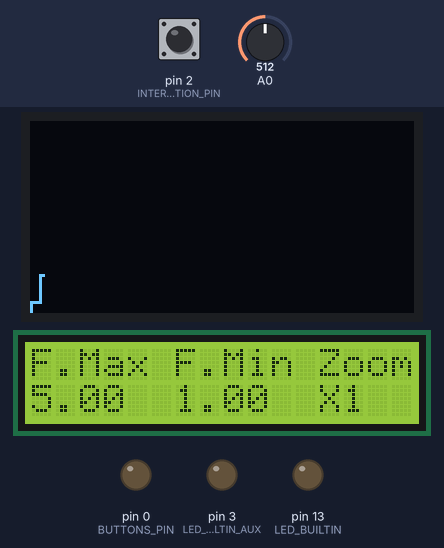
The sketch below on a simulated Arduino Uno, built with avr-gcc and run on an emulated ATmega328P. Parts: 128×64 one-colour display, 16×2 character LCD, output pins drawn as LEDs (lit = HIGH). Dashed ring = blinking. Inputs (shaded band) come from the test bench; at power-on: pin 2 (INTERRUPTION_PIN) HIGH, A0 = 512.

Above: at 1.39 s.
1.4 s: pin 2 (INTERRUPTION_PIN) pulled LOW for 0.15 s
At 1.52 s:
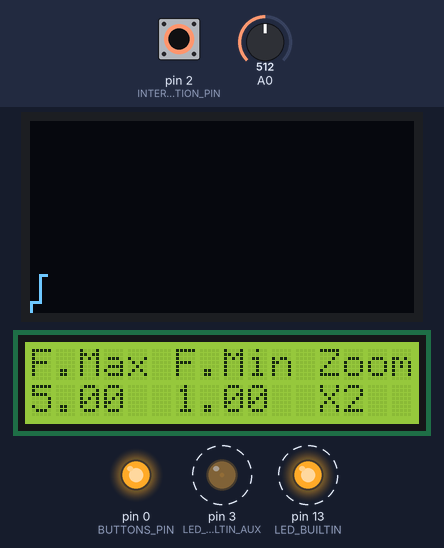
2.1 s: pin 2 (INTERRUPTION_PIN) pulled LOW for 1 s
At 2.83 s:
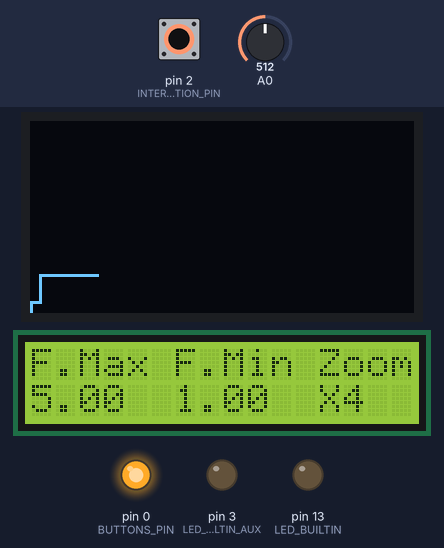
Timing chart, 0 to 9.7 s (numbered marks = the images above; inputs shaded):
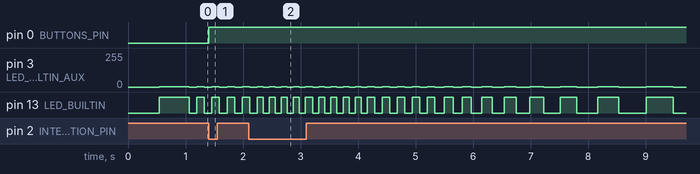

The sketch:

blink.ino
```cpp
#include <Wire.h>
#include <Adafruit_GFX.h>
#include <Adafruit_SSD1306.h>
#include <LiquidCrystal.h>

#define SCREEN_WIDTH 128
#define SCREEN_HEIGHT 64
LiquidCrystal lcd(8, 9, 4, 5, 6, 7);
Adafruit_SSD1306 oled(SCREEN_WIDTH, SCREEN_HEIGHT, &Wire, -1);

#define START_X 0
#define X_INC 0.1f
#define COLOR WHITE
#define PADDING 1

#define LED_BUILTIN_AUX 3
#define BUTTONS_PIN 0
#define INTERRUPTION_PIN 2

#define INTENSITY 1

#define WAVE_PERIOD 12000.f

#define ZOOM_FACTOR 10.0f
#define MAX_ZOOM 9
#define MIN_ZOOM 1

#define MAX_FREQUENCY_LOWER 1.0f
#define MAX_FREQUENCY_UPPER 20.0f
#define MIN_FREQUENCY_LOWER 0.5f
#define FREQUENCY_FACTOR 0.5f

#define LCD_WIDTH 16
#define LCD_HEIGHT 2

float freqMax = 5.0f;
float freqMin = 1.0f;

float angle;
float frequency = freqMin;
unsigned int periodMillis = (1 / frequency) * 1000 / 2;
unsigned long timer = 0;

bool didToogleBefore = false;

int zoom = 1;

bool isOLedAvailable = false;
float x = START_X;
float previousY = SCREEN_HEIGHT;

enum Buttons {
  SELECT = 750,
  LEFT = 550,
  RIGHT = 50,
  UP = 150,
  DOWN = 350
};

void setup() {
  if (oled.begin(SSD1306_SWITCHCAPVCC, 0x3C)) {
    isOLedAvailable = true;
    oled.clearDisplay();
  }

  lcd.begin(LCD_WIDTH, LCD_HEIGHT);
  lcdDisplay();

  pinMode(LED_BUILTIN, OUTPUT);
  pinMode(LED_BUILTIN_AUX, OUTPUT);

  pinMode(INTERRUPTION_PIN, INPUT_PULLUP);
  attachInterrupt(digitalPinToInterrupt(INTERRUPTION_PIN), onButtonPressed, CHANGE);
}

void loop() {
  unsigned long currentMillis = millis();

  oLedDisplay();

  if (currentMillis - timer >= periodMillis) {
    toogleLedBuiltin();
    if (didToogleBefore) {
      angle = currentMillis * 2.f * PI / WAVE_PERIOD;
      frequency = fmap(sin(angle), -1.0f, 1.0f, freqMin, freqMax); // Frequency in Hz
      periodMillis = (1 / frequency) * 1000 / 2; // Period in seconds and converted to ms
    }
    timer = currentMillis;
    didToogleBefore = !didToogleBefore;
  }
}

/*
    @description: Maps the given from a range [a1, a2] to a range [b1, b2].
    @param s: The value to map.
    @param a1: Lower bound of the current range of 's'.
    @param a2: Upper bound of the current range of 's'.
    @param b1: Lower bound of the new range of 's'.
    @param b2: Upper bound of the new range of 's'.
    @return: A float value in the range [b1, b2] from the given value s and its range [a1, a2].
*/
float fmap(float s, float a1, float a2, float b1, float b2) {
  return b1 + (((s - a1) * (b2 - b1)) / (a2 - a1));
}

/*
   @description: Changes the builtin led state
*/
void toogleLedBuiltin() {
  switch (digitalRead(LED_BUILTIN)) {
    case LOW:
      digitalWrite(LED_BUILTIN, HIGH);
      analogWrite(LED_BUILTIN_AUX, INTENSITY);
      break;
    case HIGH:
      digitalWrite(LED_BUILTIN, LOW);
      analogWrite(LED_BUILTIN_AUX, 0);
      break;
  }
}

void oLedDisplay() {
  int y = map(frequency, MIN_FREQUENCY_LOWER, MAX_FREQUENCY_UPPER, SCREEN_HEIGHT - PADDING, PADDING);

  oled.drawLine(x, previousY, x + X_INC, y, COLOR);

  previousY = y;
  x += zoom / ZOOM_FACTOR;

  if (x >= SCREEN_WIDTH) {
    x = START_X;
    oled.clearDisplay();
  }

  oled.display();
}

void lcdDisplay() {
  lcd.clear();
  lcd.setCursor(0, 0);
  lcd.print("F.Max F.Min Zoom");
  lcd.setCursor(0, 1);
  lcd.print(freqMax);
  lcd.print("  ");
  lcd.print(freqMin);
  lcd.print("  X");
  lcd.print(zoom);
}

void onButtonPressed() {
  pinMode(BUTTONS_PIN, OUTPUT);
  int pressedButton = analogRead(BUTTONS_PIN);

  if (pressedButton <= SELECT && pressedButton > LEFT) {

  }
  if (pressedButton <= LEFT && pressedButton > DOWN) {
    pinMode(BUTTONS_PIN, INPUT_PULLUP);
    analogWrite(BUTTONS_PIN, 1024);
    zoom = min(zoom + 1, MAX_ZOOM);
    lcdDisplay();
    return;
  }
  if (pressedButton <= DOWN && pressedButton > UP) {
    pinMode(BUTTONS_PIN, INPUT_PULLUP);
    analogWrite(BUTTONS_PIN, 1024);
    freqMax = max(max(freqMax - FREQUENCY_FACTOR, MAX_FREQUENCY_LOWER), freqMin + FREQUENCY_FACTOR);
    lcdDisplay();
    return;
  }
  if (pressedButton <= UP && pressedButton > RIGHT) {
    pinMode(BUTTONS_PIN, INPUT_PULLUP);
    analogWrite(BUTTONS_PIN, 1024);
    freqMax = max(min(freqMax + FREQUENCY_FACTOR, MAX_FREQUENCY_UPPER), freqMin + FREQUENCY_FACTOR);
    lcdDisplay();
    return;
  }
  if (pressedButton <= RIGHT) {
    pinMode(BUTTONS_PIN, INPUT_PULLUP);
    analogWrite(BUTTONS_PIN, 1024);
    zoom = max(zoom - 1, MIN_ZOOM);
    lcdDisplay();
  }
}
```

Measured:
- after the input at 1.4 s, pin 0 (BUTTONS_PIN): LOW → HIGH at once
